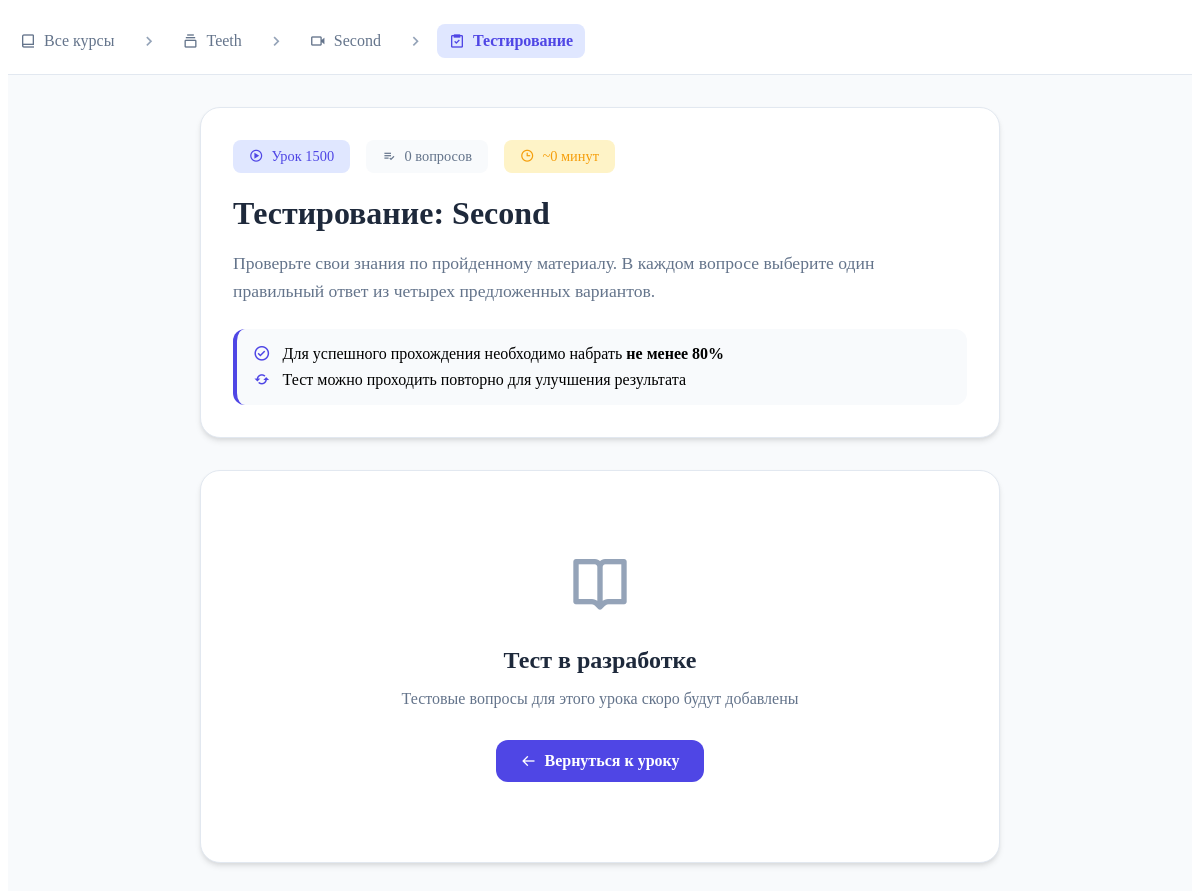
The page /lesson/2/test/ (signed in) on the database as committed earlier.
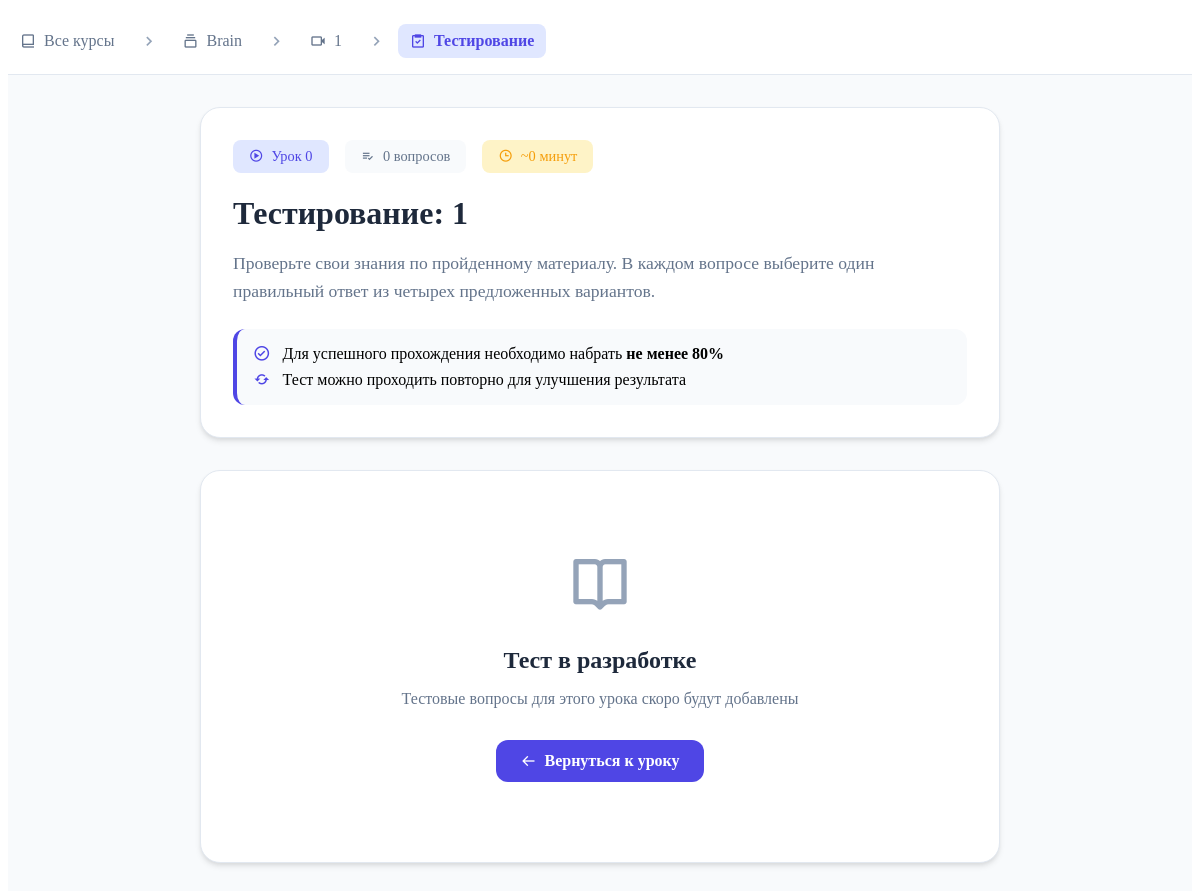
The same page on the database as committed later.
### app/models.py (models this page shows, shortened)
class Lesson(models.Model):
    course = models.ForeignKey(Course, on_delete=models.CASCADE, related_name='lessons')
    title = models.CharField(max_length=200)
    order = models.PositiveIntegerField(default=0, help_text="Порядок урока внутри курса")
    video_url = models.URLField(help_text="Ссылка на YouTube видео", blank=True)
    duration = models.CharField(max_length=50, blank=True, help_text="Например: 15 минут")
    description = models.TextField(blank=True)
    text_content = models.TextField(
        blank=True,
        null=True,
        help_text="Конспект урока: можно вставлять HTML"
    )
    class Meta:
        ordering = ['order']
        unique_together = (('course', 'order'),)  # не обязательно, но полезно

class Course(models.Model):
    title = models.CharField(max_length=200)
    description = models.TextField()
    image = models.ImageField(upload_to='course_images/')
    duration = models.CharField(max_length=100, help_text="Например: 2 месяца")
    created_at = models.DateTimeField(auto_now_add=True)
    is_active = models.BooleanField(default=True)

### app/views.py (the view)
# urls.py: path('lesson/<int:lesson_id>/test/', views.lesson_test, name='lesson_test'),
@login_required
def lesson_test(request, lesson_id):
    lesson = get_object_or_404(Lesson, id=lesson_id)
    questions = lesson.questions.all().prefetch_related('answers')
    completed_test = None
    if request.user.is_authenticated:
        completed_test = TestResult.objects.filter(
            user=request.user,
            lesson=lesson
        ).first()
    context = {
        'lesson': lesson,
        'questions': questions,
        'completed_test': completed_test,
    }
    return render(request, 'courses/lesson_test.html', context)

### app/templates/courses/lesson_test.html (shortened to what the changed rows need)
{% load custom_filters %}
{% block content %}
<div class="test-container">
    <div class="test-navigation">
        <div class="container">
            <nav class="breadcrumb-nav">
                <a href="{% url 'courses:course_list' %}" class="breadcrumb-link">
                    <i class='bx bx-book-alt'></i>
                    Все курсы
                </a>
                <i class='bx bx-chevron-right breadcrumb-divider'></i>
                <a href="{% url 'courses:course_detail' lesson.course.id %}" class="breadcrumb-link">
                    <i class='bx bx-collection'></i>
                    {{ lesson.course.title }}
                </a>
                <i class='bx bx-chevron-right breadcrumb-divider'></i>
                <a href="{% url 'courses:lesson_detail' lesson.id %}" class="breadcrumb-link">
                    <i class='bx bx-video'></i>
                    {{ lesson.title }}
                </a>
                <i class='bx bx-chevron-right breadcrumb-divider'></i>
                <span class="breadcrumb-current">
                    <i class='bx bx-task'></i>
                    Тестирование
                </span>
            </nav>
        </div>
    </div>
    <div class="container">
        <div class="test-layout">
            <div class="test-header-section">
                <div class="test-header">
                    <div class="test-meta">
                        <div class="lesson-badge">
                            <i class='bx bx-play-circle'></i>
                            Урок {{ lesson.order }}
                        </div>
                        <div class="questions-badge">
                            <i class='bx bx-list-check'></i>
                            {{ questions|length }} вопросов
                        </div>
                        <div class="time-badge">
                            <i class='bx bx-time'></i>
                            ~{{ questions|length }} минут
                        </div>
                    </div>
                    <h1 class="test-title">Тестирование: {{ lesson.title }}</h1>
                    <p class="test-description">
                        Проверьте свои знания по пройденному материалу. В каждом вопросе выберите один правильный ответ из четырех предложенных вариантов.
                    </p>
                    <div class="test-rules">
                        <div class="rule-item">
                        </div>
                        <div class="rule-item">
                        </div>
                    </div>
                </div>
            </div>
        </div>
    </div>
</div>
{% endblock %}
{% block extra_css %}
<link href="https://unpkg.com/boxicons@2.1.4/css/boxicons.min.css" rel="stylesheet">
{% endblock %}

Rows that differ between the two databases and show on the page:
changed Lesson: course "Teeth" → "Brain"; title "Second" → "1"; order "1500" → "0"
